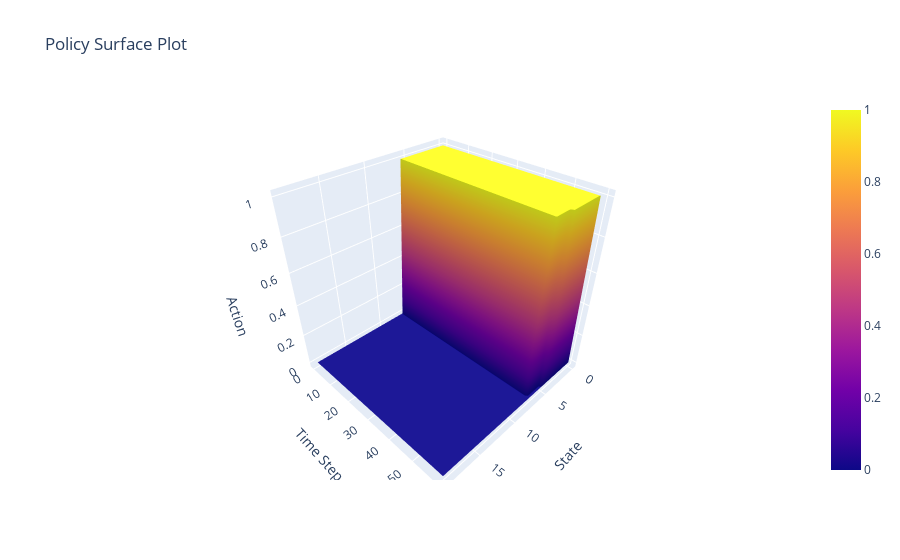

The notebook cell this image was saved under:
### Markdown cell above
Note: The values are similar even upto time step 60 but at time: time_steps there is a sudden change, this is because the higher valued states at time: time_steps are never reached due to the replacement action by the higher valued states in the previous time steps

### Code cell
# mesh plot of policy
Z_policy = policy

fig_policy = go.Figure(data=[go.Surface(z=Z_policy, x=X, y=Y)])
fig_policy.update_layout(title='Policy Surface Plot', scene=dict(
    xaxis_title='State',
    yaxis_title='Time Step',
    zaxis_title='Action'))
fig_policy.show()

### Figure 1 — Plotly figure (JSON) as saved in the notebook; plotly's stock layout.template omitted (floating-point values rounded to 4 significant figures; data arrays with more than 128 entries replaced by an {"elided": "..."} marker saying what was removed)
{"data": [{"type": "surface", "x": {"elided": "61x20 int values"}, "y": {"elided": "61x20 int values"}, "z": {"elided": "61x20 int values"}}], "layout": {"scene": {"xaxis": {"title": {"text": "State"}}, "yaxis": {"title": {"text": "Time Step"}}, "zaxis": {"title": {"text": "Action"}}}, "title": {"text": "Policy Surface Plot"}}}
